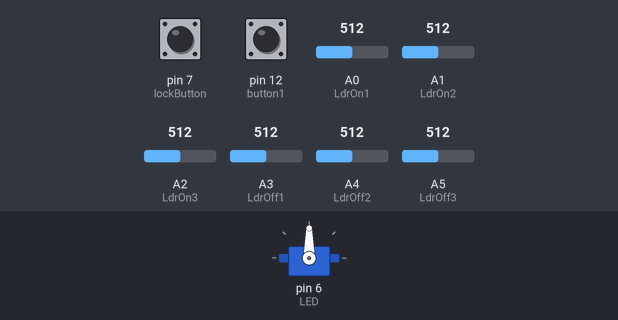
Bench run of a sketch on a simulated Arduino Uno, built with avr-gcc and run on an emulated ATmega328P. Shown: servo. The test bench sets the inputs (shaded band); at power-on: pin 7 (lockButton) HIGH, pin 12 (button1) HIGH, A0 (LdrOn1) = 512, A1 (LdrOn2) = 512, A2 (LdrOn3) = 512, A3 (LdrOff1) = 512, A4 (LdrOff2) = 512, A5 (LdrOff3) = 512.

Above: at 1.2 s.
1.3 s: pin 7 (lockButton) pulled LOW for 0.15 s
At 1.37 s:
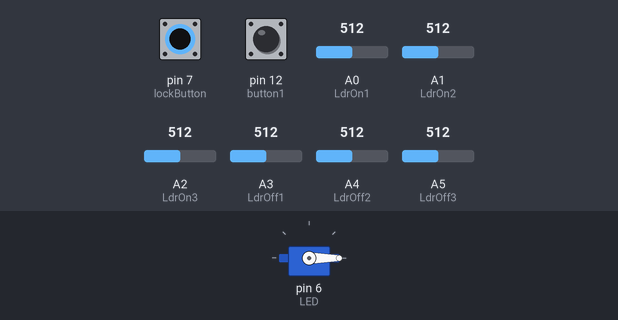
2.9 s: pin 7 (lockButton) pulled LOW for 3.2 s
At 6.8 s:
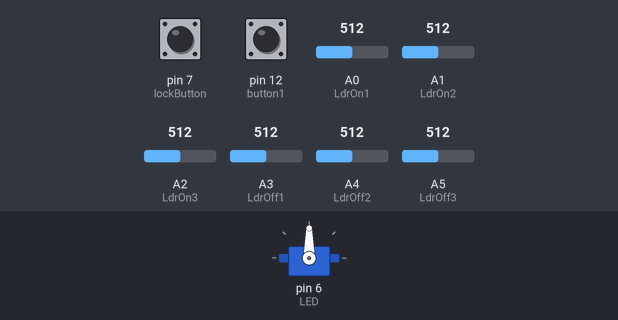
Timing chart, 0 to 8.3 s (numbered marks = the images above; inputs shaded):
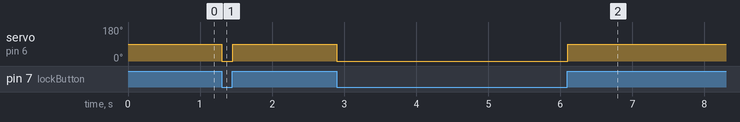

Measured:
- after the input at 1.3 s, servo on pin 6 (LED): 90° → 0° at once, → 90° 0.15 s later
- after the input at 2.9 s, servo on pin 6 (LED): 90° → 0° at once, → 90° 3.2 s later

The sketch:

ID_security_lock_system.ino
```cpp
/*
  IDE 2017
*/


#include<Servo.h>

//Caliabrate
#define lightlevel 1023
#define darklevel 0
//End of Caliabrate

int pos = 0;

//Pin Definition
#define LdrOn1 0
#define LdrOn2 1
#define LdrOn3 2
#define LdrOff1 3
#define LdrOff2 4
#define LdrOff3 5
#define button1 12
#define LED 6
#define lockButton 7
//End of Pin Definition

Servo servo1;

void setup() {
  servo1.attach(6);//Setup Servo
  // initialize the digital pin as an output.
  pinMode(LdrOn1, INPUT_PULLUP);
  pinMode(LdrOn2, INPUT_PULLUP);
  pinMode(LdrOn3, INPUT_PULLUP);
  pinMode(LdrOff1, INPUT_PULLUP);
  pinMode(LdrOff2, INPUT_PULLUP);
  pinMode(LdrOff3, INPUT_PULLUP);
  pinMode(button1, INPUT_PULLUP);
  pinMode(lockButton, INPUT_PULLUP);
  pinMode(LED, OUTPUT);
}
void loop() {
  if (digitalRead(button1) == LOW); {
    //Turn on LEDs
    digitalWrite(LED, HIGH);
  }
  int LdrOff1state = analogRead(LdrOff1);
  int LdrOff2state = analogRead(LdrOff2);
  int LdrOff3state = analogRead(LdrOff3);
  int LdrOn1state = analogRead(LdrOn1);
  int LdrOn2state = analogRead(LdrOn2);
  int LdrOn3state = analogRead(LdrOn3);
  if ((LdrOn1state <= lightlevel && LdrOn2state <= lightlevel && LdrOn3state <= lightlevel) && (LdrOff1state >= darklevel && LdrOff2state >= darklevel && LdrOff3state >= darklevel));
  {
    servo1.write(90);//unlock
  }
  if (digitalRead(lockButton) == LOW) {
    servo1.write(0);//lock
    delay(1);//debounce
  }
  /*
    if ((LdrOn1state <= lightlevel && LdrOn2state <= lightlevel && LdrOn3state <= lightlevel) && (LdrOff1state <= lightlevel && LdrOff2state <= lightlevel && LdrOff3state <= lightlevel));
    {
    for (pos = 0; pos <= 90; pos -= 1)
    {
      servo1.write(pos);
      delay(7.5);
    }*/
}
```
